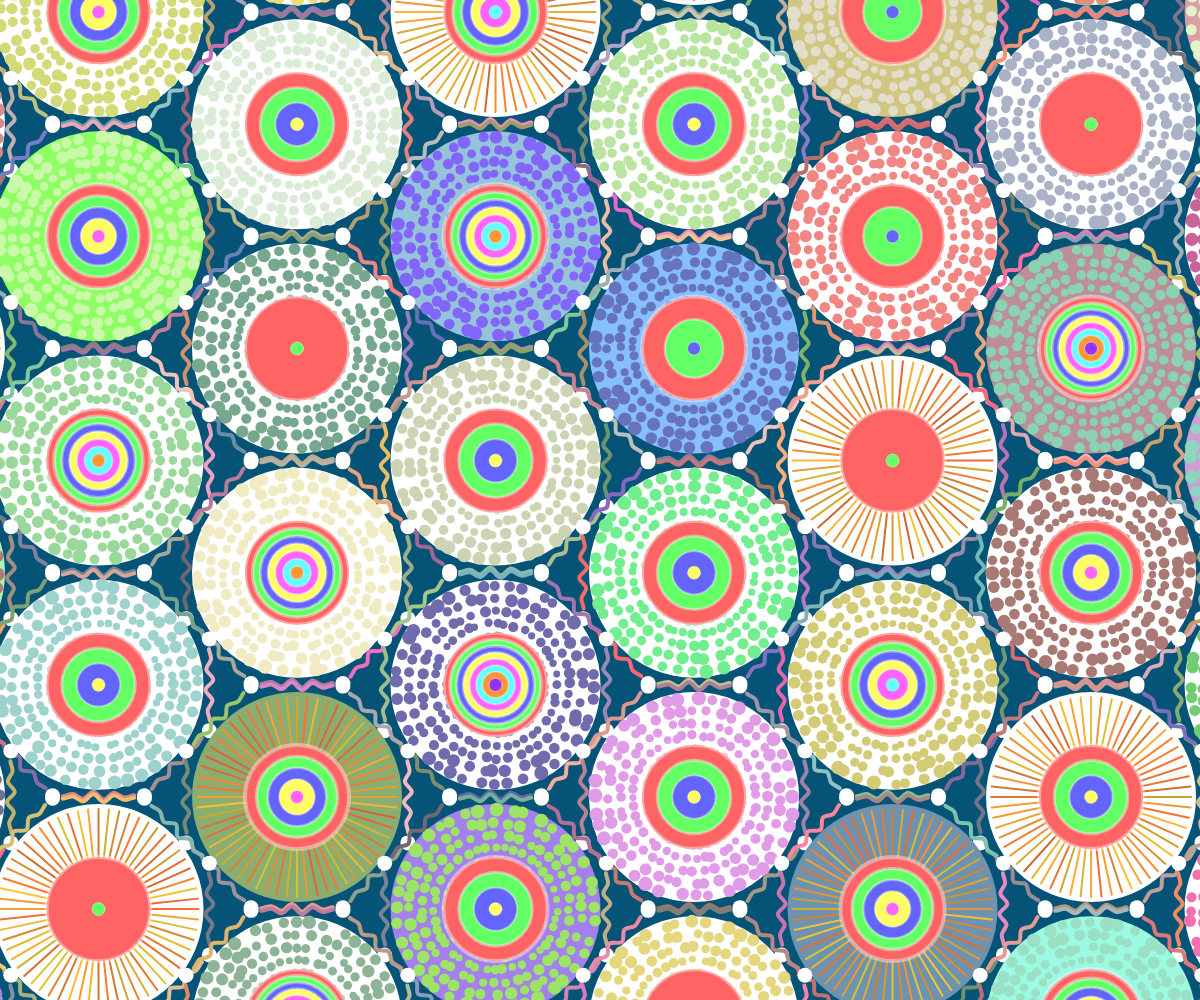
Frame 1 (no input)
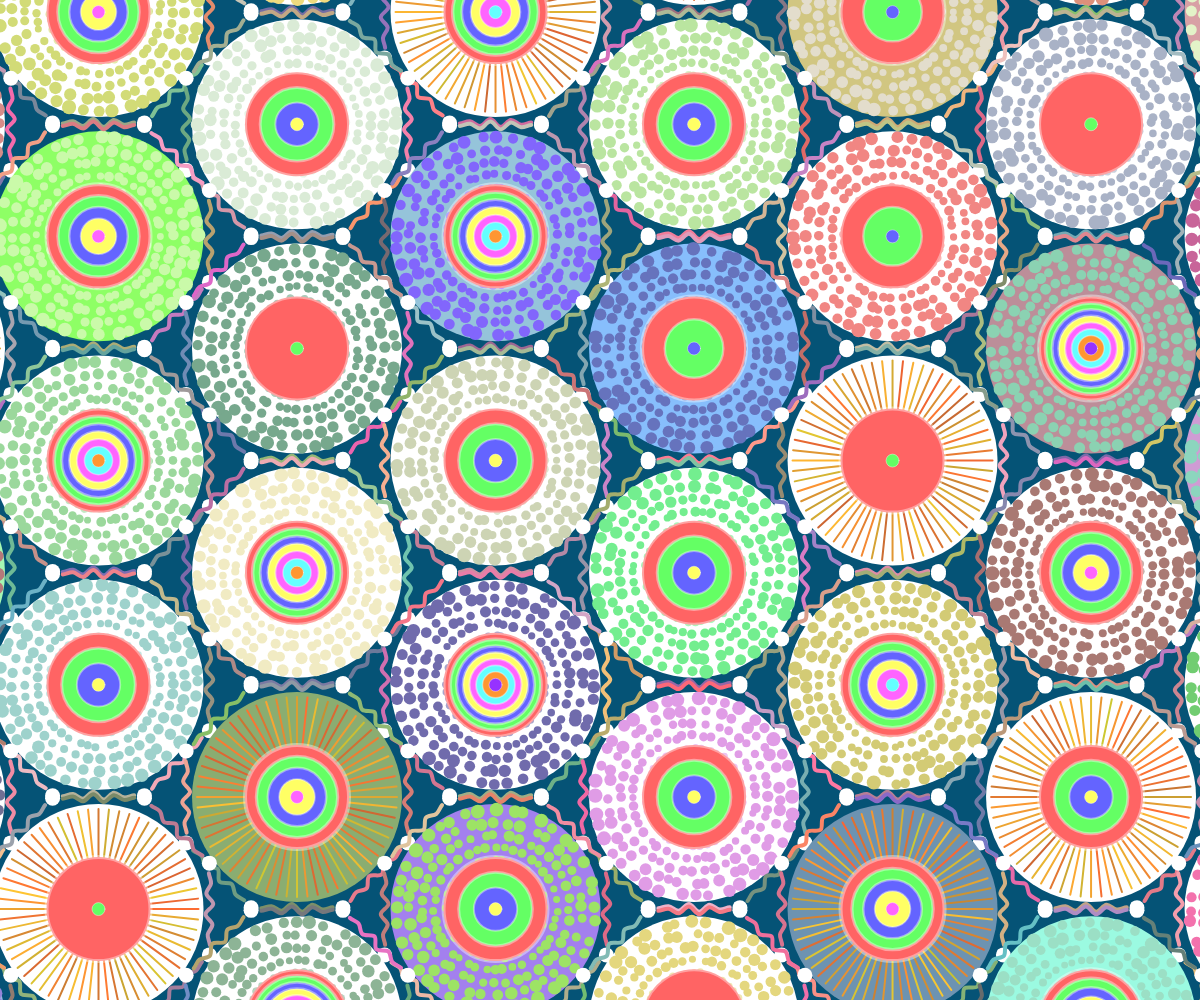
Frame 2 (the mouse pressed at the canvas centre, redrawn once)

The p5.js sketch that drew these frames (run headless with seeded random() and noise() and a simulated clock; the mouse was pressed at the canvas centre and the sketch redrawn once):

// p5.js sketch
// ── sketch.js
let circles = [];
let circleCount = 40;
let layersPerCircle = 8;
let particlesPerLayer = 40;
let circleRadius = 100;
let circleSpacing = 400;
let layoutAngle = 7;

let pearlSize = 15;
let vineThickness = 4;

function setup() {
  createCanvas(windowWidth, windowHeight);
  background("#02212f");

  initCircles();
  noLoop();
}

function draw() {
  background("#055376");
  // drawConnectors(); // Draw the spiral connection between circles for decoration
  for (let circle of circles) {
    circle.show();
  }
}

function initCircles() {
  // Calculate the offset based on the tilt angle
  let angleRad = radians(layoutAngle);
  let xStep = circleSpacing * cos(angleRad);
  let yStep = circleSpacing * sin(angleRad);

  // Calculate the required number of rows and columns to fill the canvas
  let cols = Math.ceil(width / xStep) + 2;
  let rows = Math.ceil(height / yStep) + 4;

  // Start from the top-left corner of the canvas with a slight offset for even distribution
  let startX = -circleRadius;
  let startY = -circleRadius;

  for (let row = 0; row < rows; row++) {
    // Offset even rows by half the spacing
    let offsetX = (row % 2) * (xStep / 2);

    for (let col = 0; col < cols; col++) {
      let x = startX + col * xStep + offsetX;
      let y = startY + row * (yStep * 2.3); // Reduce the vertical spacing to make the circle tighter

      // Only add circles near the visible area
      if (x >= -circleRadius && x <= width + circleRadius &&
          y >= -circleRadius && y <= height + circleRadius) {
        circles.push(new Circle(x, y, circleRadius, layersPerCircle, particlesPerLayer));
      }
    }
  }
}

class Circle {
  constructor(x, y, radius, numLayers, particlesPerLayer) {
    this.x = x;
    this.y = y;
    this.radius = radius;
    this.particles = [];
    this.concentricCircles = [];
    this.rays = [];

    // Randomly choose between white and colored background
    this.backgroundColor = random(0, 10) >= 3 ? color(255, 255, 255) : color(random(100, 255), random(100, 255), random(100, 255));

    this.showParticle = random(0, 10) >= 2;

    console.log(this.showParticle)

    this.initConcentricCircles();
    this.initParticles(numLayers, particlesPerLayer);
    this.initRays();

    this.hexagonPoints = this.calculateHexagonPoints();
  }

  // Calculate octagon vertex points
  calculateHexagonPoints() {
    let points = [];
    for (let i = 0; i < 8; i++) {
      let angle = TWO_PI / 8 * i - PI / 8; // Starting at the top right corner, counterclockwise
      let px = this.x + cos(angle) * (this.radius) * 1.2;
      let py = this.y + sin(angle) * (this.radius) * 1.2;
      points.push({x: px, y: py});
    }
    return points;
  }

  // Draw decorative vine-like edges
  drawVineEdge(start, end) {
    let distance = dist(start.x, start.y, end.x, end.y);
    let steps = floor(distance / 10);

    push();
    strokeWeight(vineThickness);
    stroke(random(100, 255), random(100, 200), random(100, 200));
    noFill();

    beginShape();
    for (let i = 0; i <= steps; i++) {
      let t = i / steps;
      let x = lerp(start.x, end.x, t);
      let y = lerp(start.y, end.y, t);

      // Add wave effect between connecting lines
      let perpX = -(end.y - start.y) / distance;
      let perpY = (end.x - start.x) / distance;
      let amp = 4 * sin(t * PI); // Amplitude
      let freq = 4; // Frequency

      x += perpX * amp * sin(t * TWO_PI * freq);
      y += perpY * amp * sin(t * TWO_PI * freq);

      curveVertex(x, y);
    }
    endShape();
    pop();
  }

  // Draw octagonal frame with pearl decorations
  drawHexagonFrame() {
    for (let i = 0; i < 8; i++) {
      let start = this.hexagonPoints[i];
      let end = this.hexagonPoints[(i + 1) % 8];
      this.drawVineEdge(start, end);
    }

    // Draw pearl decorations at vertices
    for (let point of this.hexagonPoints) {
      // White pearl base
      fill(255);
      noStroke();
      ellipse(point.x, point.y, pearlSize);

      // Pearl highlight effect
      fill(255, 255, 255, 200);
      noStroke();
      ellipse(point.x - pearlSize/4, point.y - pearlSize/4, pearlSize/3);
    }
  }

  // Initialize concentric circles with different colors
  initConcentricCircles() {
    let numCircles = Math.ceil(random(1,8));
    let colors = [
      color(255, 100, 100),
      color(100, 255, 100),
      color(100, 100, 255),
      color(255, 255, 100),
      color(255, 100, 255),
      color(100, 255, 255),
      color(255, 150, 50),
      color(150, 50, 255)
    ];

    // Create concentric circles from outer to inner
    for (let i = 0; i < numCircles; i++) {
      let radius = map(i, 0, numCircles - 1, this.radius * 0.8, this.radius * 0.1);
      let col = colors[i % colors.length];
      this.concentricCircles.push({
        radius: radius * 1.3,
        color: col,
        strokeWeight: map(i, 0, numCircles - 1, 4, 1)
      });
    }
  }

  // Initialize particles in multiple layers
  initParticles(numLayers, particlesPerLayer) {
      let layerColor = color(random(100, 255), random(100, 255), random(100, 255));
      for (let layer = 0; layer < numLayers; layer++) {
      let layerRadius = (this.radius / numLayers) * (layer + 1);

      for (let i = 0; i < particlesPerLayer; i++) {
        let angle = (TWO_PI / particlesPerLayer) * i + random(-0.05, 0.05);
        let dist = layerRadius + random(-2, 0);
        let size = map(layer, 0, numLayers - 1, 4, 12) * random(0.8, 1.2);

        let px = this.x + cos(angle) * dist;
        let py = this.y + sin(angle) * dist;

        this.particles.push(new Particle(px, py, layerColor, size));
      }
    }
  }

  // Initialize decorative rays
  initRays() {
    let numRays = 60;
    let rayLength = this.radius;
    for (let i = 0; i < numRays; i++) {
      let angle = (TWO_PI / numRays) * i;
      let innerRadius = this.radius * 0.4;
      let outerRadius = innerRadius + rayLength * 0.6;
      this.rays.push({
        angle: angle,
        innerRadius: innerRadius,
        outerRadius: outerRadius,
        color: color(random(200, 255), random(100, 200), 50)
      });
    }
  }

  // Render the circle and all its components
  show() {
    this.drawBackground();

    if (!this.showParticle) {
      // Draw rays
      for (let ray of this.rays) {
        stroke(ray.color);
        strokeWeight(2);
        let x1 = this.x + cos(ray.angle) * ray.innerRadius;
        let y1 = this.y + sin(ray.angle) * ray.innerRadius;
        let x2 = this.x + cos(ray.angle) * ray.outerRadius;
        let y2 = this.y + sin(ray.angle) * ray.outerRadius;
        line(x1, y1, x2, y2);
      }
    } else {
      // console.log('draw particles', this.particles)
      // Draw particles
      for (let p of this.particles) {
        p.show();
      }
      // console.log(this.particles)
    }


    // Draw concentric circles
    for (let circle of this.concentricCircles) {
      fill(circle.color);
      strokeWeight(circle.strokeWeight);
      stroke(255, 100);
      ellipse(this.x, this.y, circle.radius);
    }

    // Draw octagonal frame last
    this.drawHexagonFrame();
  }

  // Draw circle background
  drawBackground() {
    fill(this.backgroundColor);
    noStroke();
    ellipse(this.x, this.y, this.radius * 2.1);
  }
}

class Particle {
  constructor(x, y, col, size) {
    this.x = x + random(-0.5, 0.5);
    this.y = y + random(-0.5, 0.5);
    this.col = col;
    this.size = size;
  }

  show() {
    fill(this.col);
    noStroke();
    ellipse(this.x, this.y, this.size, this.size);
  }
}

function windowResized() {
  resizeCanvas(windowWidth, windowHeight);
  circles = [];
  initCircles();
  redraw();
}
